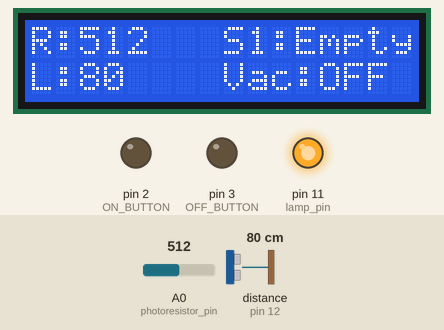
Simulated run of this sketch. Board: Arduino Uno, built with avr-gcc and run on an emulated ATmega328P. Shown: 16×2 character LCD, output pins drawn as LEDs (lit = HIGH). Wiring (inferred from the names in the program): ultrasonic range finder: trigger pin 13; echo pin 12. The test bench sets the inputs (shaded band); at power-on: A0 (photoresistor_pin) = 512, distance to the obstacle (sensor on pin 12) 80 cm. The echo pulse lasts 58.3 µs per cm; pins used as bus, display or sensor lines are not drawn.

Above: at 1.2 s.
1.3 s: A0 (photoresistor_pin) set to 415
At 2.5 s:
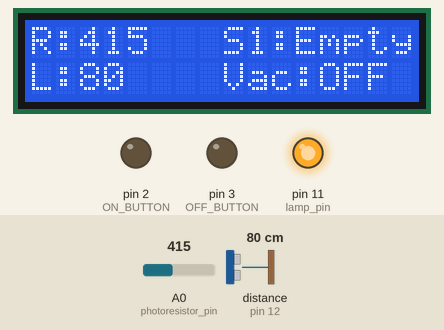
3.6 s: A0 (photoresistor_pin) set to 385
At 5.3 s:
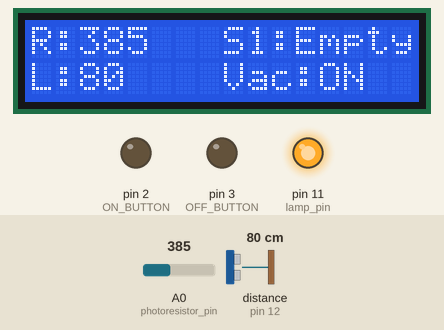
6.1 s: distance to the obstacle (sensor on pin 12) set to 49 cm
At 7.6 s:
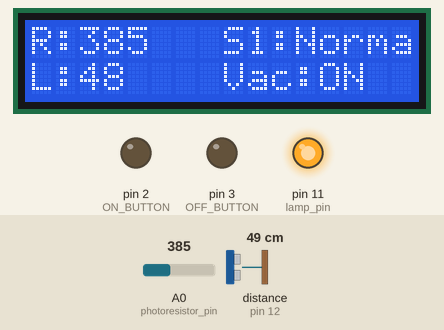
10.1 s: distance to the obstacle (sensor on pin 12) set to 43 cm
At 12.5 s:
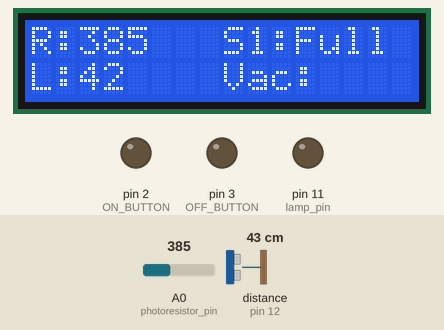
13.6 s: distance to the obstacle (sensor on pin 12) set to 56 cm
At 14.8 s:
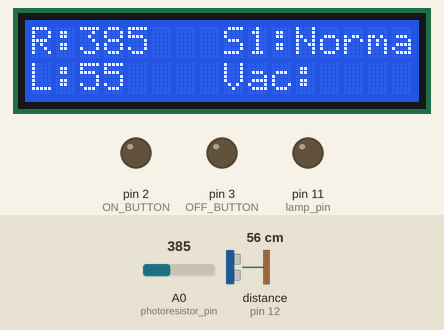
15.7 s: distance to the obstacle (sensor on pin 12) set to 65 cm
At 17.5 s:
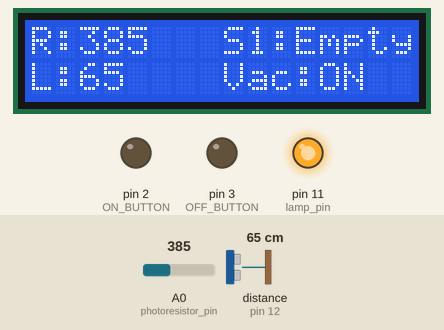
Timing chart, 0 to 19.0 s (numbered marks = the images above; inputs shaded):
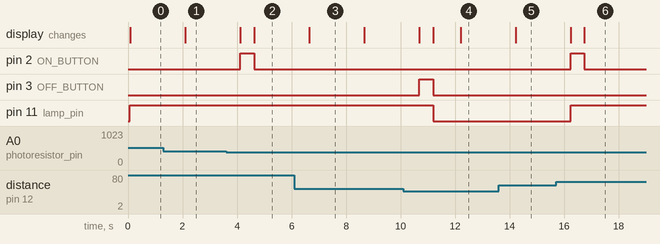

Measured:
- the behaviour switches between 401 and 400 on A0 (photoresistor_pin) (found by bisection; images 1 and 2)
- the behaviour switches between 46 and 45 cm on distance to the obstacle (sensor on pin 12) (found by bisection; images 3 and 4)
- the behaviour switches between 60 and 61 cm on distance to the obstacle (sensor on pin 12) (found by bisection; images 5 and 6)
- after the input at 1.3 s, the display: changes after 0.80 s (image 1)
- after the input at 3.6 s, pin 2 (ON_BUTTON): LOW → HIGH after 0.52 s, → LOW 0.50 s later; the display: first changes after 0.52 s (image 2 shows a later state)
- after the input at 6.1 s, the display: changes after 0.55 s (image 3)
- after the input at 10.1 s, pin 3 (OFF_BUTTON): LOW → HIGH after 0.59 s, → LOW 0.50 s later; pin 11 (lamp_pin): HIGH → LOW after 1.1 s; the display: first changes after 0.59 s (image 4 shows a later state)
- after the input at 13.6 s, the display: changes after 0.62 s (image 5)
- after the input at 15.7 s, pin 2 (ON_BUTTON): LOW → HIGH after 0.54 s, → LOW 0.50 s later; pin 11 (lamp_pin): LOW → HIGH after 0.54 s; the display: first changes after 0.54 s (image 6 shows a later state)

The sketch:

suckomatic3000.ino
```cpp
#include <LiquidCrystal.h>

const int box_empty_level = 60;
const int box_full_level = 45;

//ultrasonic sound
const int triggerPin = 13;
const int echoPin = 12;

long fuel_level = 0;


//States
const int EMPTY = 1;
const int FULL = 0;
int last_major_state = EMPTY;

//Vac control
const int ON_BUTTON = 2;
const int OFF_BUTTON = 3;
const int VAC_OFF = 0;
const int VAC_ON = 1;
const int CYCLON_FULL = 400;
int vac_state = VAC_OFF;

//Cyclon level control
int photoResistorValue = 0;
const int lamp_pin = 11;


const int photoresistor_pin = 0;
const int lcd_rs = 10;
const int lcd_enable =9;
const int lcd_d4 = 4;
const int lcd_d5 = 5;
const int lcd_d6 = 6;
const int lcd_d7 = 7;
const int lcd_columns =16;
const int lcd_row = 2;


LiquidCrystal lcd(lcd_rs, lcd_enable, lcd_d4, lcd_d5, lcd_d6, lcd_d7);

void setup() {
  // initialize serial communication
  // Serial.begin(9600);

  pinMode(triggerPin, OUTPUT);
  pinMode(ON_BUTTON, OUTPUT);
  pinMode(OFF_BUTTON, OUTPUT);
  pinMode(echoPin, INPUT);
  pinMode(lamp_pin, OUTPUT);

  lcd.begin(lcd_columns, lcd_row);
}

void loop()
{

  fuel_level = get_fuel_level();
  photoResistorValue = analogRead(photoresistor_pin);

  lcd.setCursor(0, 0);
  lcd.print("R:     ");
  lcd.setCursor(2, 0);
  lcd.print(photoResistorValue);

  lcd.setCursor(0, 1);
  lcd.print("L:      ");
  lcd.setCursor(2, 1);
  lcd.print(fuel_level);

  //Serial.print(fuel_level);
  //Serial.print("fuel_level");
  //Serial.println();

  lcd.setCursor(8, 0);
  lcd.print("S1:     ");
  lcd.setCursor(11, 0);

  if (box_is_empty()){
    lcd.print("Empty");
     turn_light_on();
    last_major_state = EMPTY;

  }
  else if(box_is_full()){
    lcd.print("Full");
    last_major_state = FULL;
    turn_vac_off();//Just to be sure.
    turn_light_off();
  }
  else{
    lcd.print("Normal");
  }

  lcd.setCursor(8, 1);
  lcd.print("Vac:     ");
  lcd.setCursor(12, 1);

  if (last_major_state == EMPTY){
    if(cyclon_is_full(photoResistorValue)){
      lcd.print("OFF");
      turn_vac_off();
    }
    else{
      turn_vac_on();
      lcd.print("ON");
    }
  }
  delay(1000);
}

long microsecondsToCentimeters(long microseconds)
{
  return microseconds / 29 / 2;
}

long get_fuel_level(){
  long duration;

  //sending the signal, starting with LOW for a clean signal
  digitalWrite(triggerPin, LOW);
  delayMicroseconds(2);
  digitalWrite(triggerPin, HIGH);
  delayMicroseconds(5);
  digitalWrite(triggerPin, LOW);

  //setting up the input pin, and receiving the duration in
  //microseconds for the sound to bounce off the object infront

  duration = pulseIn(echoPin, HIGH);

  return microsecondsToCentimeters(duration);
}

boolean box_is_empty(){
  return fuel_level > box_empty_level;
}

boolean box_is_full(){
  return fuel_level < box_full_level;
}

boolean cyclon_is_full(int resistor_value){
  return resistor_value > CYCLON_FULL;
}

void turn_vac_on(){
  if(vac_is_off()){
    digitalWrite(ON_BUTTON, HIGH);
    delay(500);
    digitalWrite(ON_BUTTON, LOW);
    vac_state = VAC_ON;
  }
}

void turn_vac_off(){
  if(vac_is_on()){
    digitalWrite(OFF_BUTTON, HIGH);
    delay(500);
    digitalWrite(OFF_BUTTON, LOW);
    vac_state = VAC_OFF;
  }
}

boolean vac_is_on(){
  return vac_state == VAC_ON;
}

boolean vac_is_off(){
  return vac_state == VAC_OFF;
}

void turn_light_on()
{
  digitalWrite(lamp_pin, HIGH);
}

void turn_light_off(){
  digitalWrite(lamp_pin, LOW);
}
```
